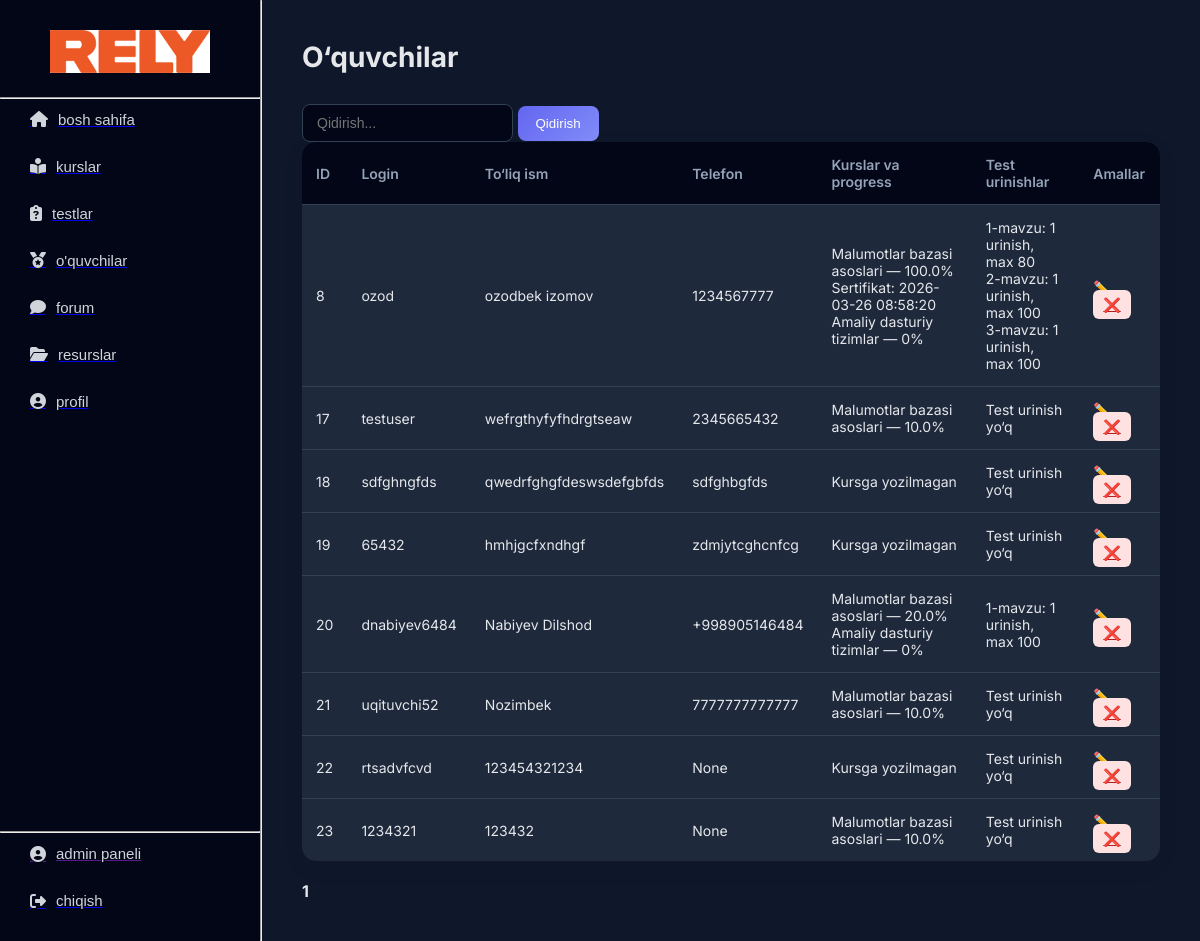
Page /admin/students (signed in) on the earlier database version.
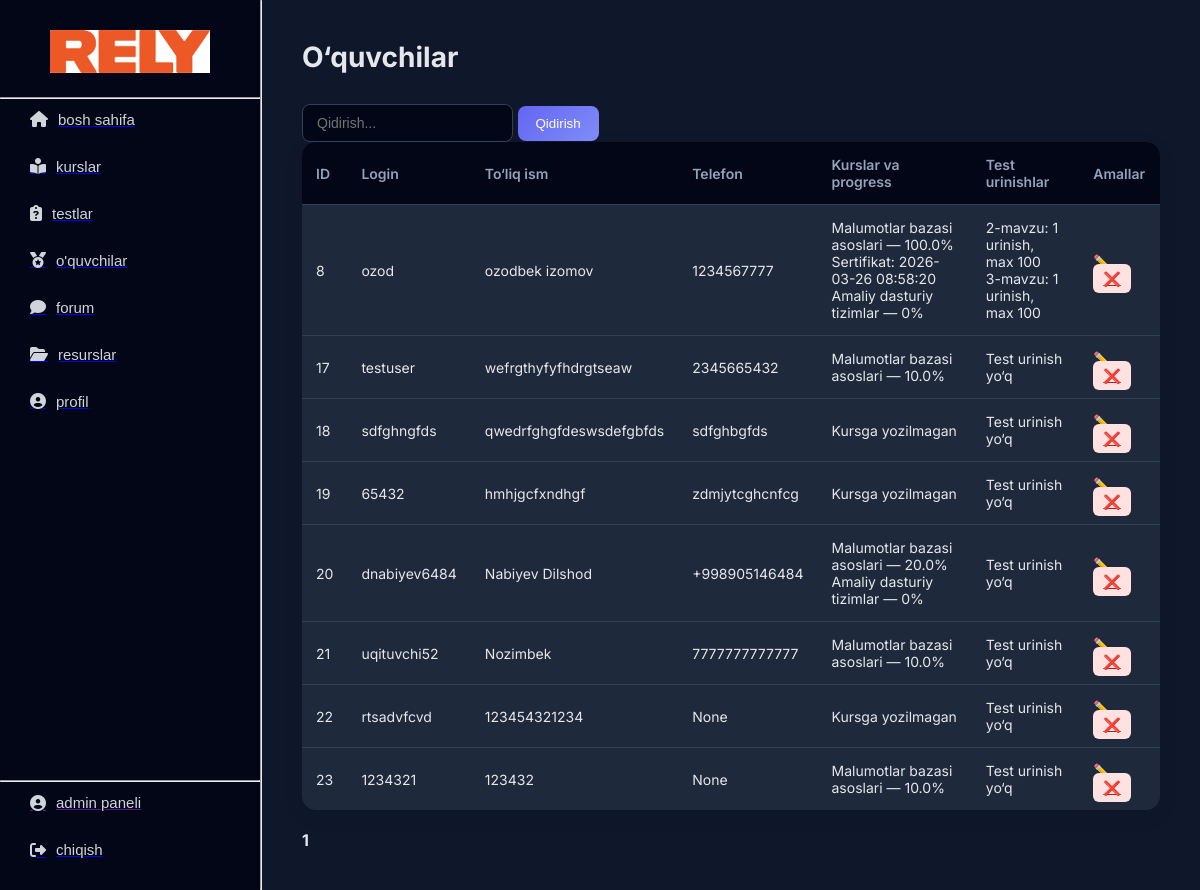
Same page on the later database version.
### tables this page shows
CREATE TABLE users(
    id INTEGER PRIMARY KEY AUTOINCREMENT,
    login TEXT UNIQUE NOT NULL,
    password TEXT NOT NULL,
    full_name TEXT NOT NULL,
    number TEXT,
    role TEXT NOT NULL DEFAULT 'student',
    date TEXT DEFAULT CURRENT_TIMESTAMP
);

CREATE TABLE courses(
    id INTEGER PRIMARY KEY AUTOINCREMENT,
    name TEXT NOT NULL,
    title TEXT NOT NULL,
    img TEXT
);

CREATE TABLE certificates(
    id INTEGER PRIMARY KEY AUTOINCREMENT,
    user_id INTEGER NOT NULL,
    course_id INTEGER NOT NULL,
    date TEXT DEFAULT CURRENT_TIMESTAMP,
    UNIQUE(user_id, course_id),
    FOREIGN KEY(user_id)
        REFERENCES users(id)
        ON DELETE CASCADE,
    FOREIGN KEY(course_id)
        REFERENCES courses(id)
        ON DELETE CASCADE
);

CREATE TABLE tests(
    id INTEGER PRIMARY KEY AUTOINCREMENT,
    name TEXT NOT NULL,
    title TEXT,
    time INTEGER NOT NULL,
    min_score INTEGER NOT NULL,
    openness TEXT DEFAULT 'open'
);

### routes/admin.py (the view)
@bp.route("/students")
@admin_required
def students():
    conn = get_db()
    c = conn.cursor()
    page = int(request.args.get("page", 1))
    per_page = 40
    offset = (page - 1) * per_page
    search = request.args.get("search", "").strip()
    if search:
        students = c.execute("""
            SELECT * FROM users
            WHERE role='student' AND (login LIKE ? OR full_name LIKE ? OR number LIKE ?)
            LIMIT ? OFFSET ?
        """, (f"%{search}%", f"%{search}%", f"%{search}%", per_page, offset)).fetchall()
        total = c.execute("""
            SELECT COUNT(*) FROM users
            WHERE role='student' AND (login LIKE ? OR full_name LIKE ? OR number LIKE ?)
        """, (f"%{search}%", f"%{search}%", f"%{search}%")).fetchone()[0]
    else:
        students = c.execute("""
            SELECT * FROM users
            WHERE role='student'
            LIMIT ? OFFSET ?
        """, (per_page, offset)).fetchall()
        total = c.execute("""
            SELECT COUNT(*) FROM users
            WHERE role='student'
        """).fetchone()[0]
    students_data = []
    for s in students:
        s_id = s[0]
        courses_info = []
        enrollments = c.execute("""
            SELECT course_id FROM enrollments
            WHERE user_id = ?
        """, (s_id,)).fetchall()
        for e in enrollments:
            course_id = e[0]
            course = c.execute("SELECT name FROM courses WHERE id = ?", (course_id,)).fetchone()
            total_topics = c.execute("""
                SELECT COUNT(*) FROM topics
                WHERE chapter_id IN (
                    SELECT id FROM chapters WHERE course_id = ?
                )
            """, (course_id,)).fetchone()[0]
            learned_topics = c.execute("""
                SELECT COUNT(*) FROM studies
                WHERE user_id = ? AND topic_id IN (
                    SELECT id FROM topics
                    WHERE chapter_id IN (
                        SELECT id FROM chapters WHERE course_id = ?
                    )
                )
            """, (s_id, course_id)).fetchone()[0]
            percent_done = 0
            if total_topics > 0:
                percent_done = round(learned_topics / total_topics * 100, 1)
            cert = c.execute("""
                SELECT date FROM certificates
                WHERE user_id = ? AND course_id = ?
            """, (s_id, course_id)).fetchone()
            courses_info.append({
                "course_id": course_id,
                "course_name": course[0],
                "percent_done": percent_done,
                "certificate_date": cert[0] if cert else None
            })
        test_stats = c.execute("""
            SELECT e.test_id, t.name, COUNT(e.id) as attempts, MAX(e.score) as max_score
            FROM exams e
            JOIN tests t ON e.test_id = t.id
            WHERE e.user_id = ?
            GROUP BY e.test_id
        """, (s_id,)).fetchall()
        students_data.append((s, courses_info, test_stats))
    conn.close()
    total_pages = math.ceil(total / per_page)
    return render_template(
        "admin/students.html",
        students=students_data,
        page=page,
        total_pages=total_pages,
        search=search
    )

### routes/admin.py (called while the page is built)
def admin_required(f):
    from functools import wraps
    @wraps(f)
    def decorated_function(*args, **kwargs):
        if session.get("role") != "admin":
            return redirect("/")
        return f(*args, **kwargs)
    return decorated_function

def get_db():
    conn = sqlite3.connect("database.db")
    conn.execute("PRAGMA foreign_keys = ON")
    return conn

### templates/admin/students.html (shortened to what this page needs)
{% extends "admin_base.html" %}
{% block content %}
<h1 class="dash-title">O‘quvchilar</h1>
<div class="topbar">
    <form method="get">
        <input class="search" type="text" name="search" placeholder="Qidirish..." value="{{ search }}">
        <button class="add-btn">Qidirish</button>
    </form>
</div>
<table class="table">
    <tr>
        <th>ID</th>
        <th>Login</th>
        <th>To‘liq ism</th>
        <th>Telefon</th>
        <th>Kurslar va progress</th>
        <th>Test urinishlar</th>
        <th>Amallar</th>
    </tr>
    {% for s, courses_info, test_stats in students %}
    <tr>
        <td>{{ s[0] }}</td>
        <td>{{ s[1] }}</td>
        <td>{{ s[3] }}</td>
        <td>{{ s[4] }}</td>
        <td>
            {% if courses_info %}
                {% for c in courses_info %}
                    {{ c.course_name }} — {{ c.percent_done }}%
                    {% if c.certificate_date %}
                        <span class="badge-success">Sertifikat: {{ c.certificate_date }}</span>
                    {% endif %}
                    <br>
                {% endfor %}
            {% else %}
                <span class="text-muted">Kursga yozilmagan</span>
            {% endif %}
        </td>
        <td>
            {% if test_stats %}
                {% for t in test_stats %}
                        {{ t[1] }}: {{ t[2] }} urinish, max {{ t[3] }}
                    <br>
                {% endfor %}
            {% else %}
                <span class="text-muted">Test urinish yo‘q</span>
            {% endif %}
        </td>
        <td>
            <a href="/admin/students/{{ s[0] }}/edit" class="mini">✏️</a>
            <a href="/admin/students/{{ s[0] }}/delete" class="mini-danger" onclick="return confirm('O‘chirishni tasdiqlaysizmi?')">❌</a>
        </td>
    </tr>
    {% endfor %}
</table>
<div class="pagination">
    {% for p in range(1, total_pages + 1) %}
        {% if p == page %}
            <strong>{{ p }}</strong>
        {% else %}
            <a href="?page={{ p }}">{{ p }}</a>
        {% endif %}
    {% endfor %}
</div>
{% endblock %}

Differences in the rows shown:
removed tests: name "1-mavzu", t "1", t "80", t "100"
shown differently, row unchanged: users "dnabiyev6484": now shows "Test urinish yo‘q"
